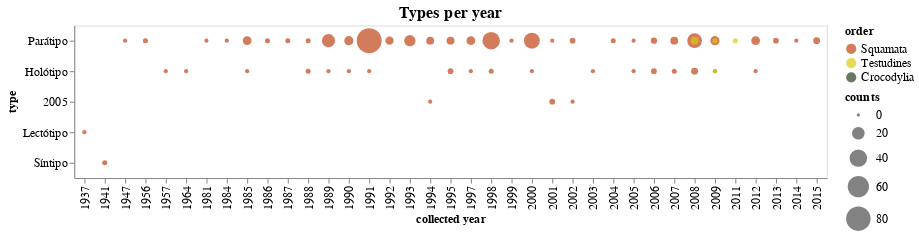

The cell this chart's notebook holds for it:
### Markdown cell above
### Gráf. de Tipos

### Code cell
tipo = alt.Chart(temp, height=150, title='Types per year').mark_circle().encode(
    x = alt.X('ano_coleta:O', title='collected year'),
    y = alt.Y('type_status:N', title= 'type',
              sort=alt.EncodingSortField('tipo', op='count', order='descending')),
    color= alt.Color('ordem', scale=alt.Scale(domain=ordens, range=cores), title='order'), 
    size= alt.Size('counts', scale=alt.Scale(range=[10,600])),
    order= alt.Order('counts', sort='descending'),  # smaller points in front
    tooltip= [alt.Tooltip('type_status', title='type'),
              alt.Tooltip('ano_coleta', title='collected year'),
              alt.Tooltip('counts', title='counts')]
)

tipo = tipo.configure_title(fontSize=16).configure_axis(
    labelFontSize=12,
    titleFontSize=12
).configure_legend(
    labelFontSize=12,
    titleFontSize=12
)

# tipo.save('./graphs/tipo/tipos_por_ano.html')
tipo

### Figure 1 — Vega-Lite specification as saved in the notebook (floating-point values rounded to 4 significant figures)
{"config": {"view": {"continuousWidth": 400, "continuousHeight": 300}, "axis": {"labelFontSize": 12, "titleFontSize": 12}, "legend": {"labelFontSize": 12, "titleFontSize": 12}, "title": {"fontSize": 16}}, "data": {"name": "data-030a59541dce56b1fc3c12ab108dc5e5"}, "mark": "circle", "encoding": {"color": {"type": "nominal", "field": "ordem", "scale": {"domain": ["Squamata", "Testudines", "Crocodylia"], "range": ["#BF4417", "#D9CB0B", "#284021"]}, "title": "order"}, "order": {"type": "quantitative", "field": "counts", "sort": "descending"}, "size": {"type": "quantitative", "field": "counts", "scale": {"range": [10, 600]}}, "tooltip": [{"type": "nominal", "field": "type_status", "title": "type"}, {"type": "quantitative", "field": "ano_coleta", "title": "collected year"}, {"type": "quantitative", "field": "counts", "title": "counts"}], "x": {"type": "ordinal", "field": "ano_coleta", "title": "collected year"}, "y": {"type": "nominal", "field": "type_status", "sort": {"field": "tipo", "op": "count", "order": "descending"}, "title": "type"}}, "height": 150, "title": "Types per year", "$schema": "https://vega.github.io/schema/vega-lite/v4.8.1.json", "datasets": {"data-030a59541dce56b1fc3c12ab108dc5e5": [{"type_status": "2005", "ano_coleta": 1994.0, "ordem": "Squamata", "counts": 1}, {"type_status": "2005", "ano_coleta": 2001.0, "ordem": "Squamata", "counts": 3}, {"type_status": "2005", "ano_coleta": 2002.0, "ordem": "Squamata", "counts": 1}, {"type_status": "Holótipo", "ano_coleta": 1957.0, "ordem": "Squamata", "counts": 1}, {"type_status": "Holótipo", "ano_coleta": 1964.0, "ordem": "Squamata", "counts": 1}, {"type_status": "Holótipo", "ano_coleta": 1985.0, "ordem": "Squamata", "counts": 1}, {"type_status": "Holótipo", "ano_coleta": 1988.0, "ordem": "Squamata", "counts": 2}, {"type_status": "Holótipo", "ano_coleta": 1989.0, "ordem": "Squamata", "counts": 1}, {"type_status": "Holótipo", "ano_coleta": 1990.0, "ordem": "Squamata", "counts": 1}, {"type_status": "Holótipo", "ano_coleta": 1991.0, "ordem": "Squamata", "counts": 1}, {"type_status": "Holótipo", "ano_coleta": 1995.0, "ordem": "Squamata", "counts": 3}, {"type_status": "Holótipo", "ano_coleta": 1997.0, "ordem": "Squamata", "counts": 1}, {"type_status": "Holótipo", "ano_coleta": 1998.0, "ordem": "Squamata", "counts": 2}, {"type_status": "Holótipo", "ano_coleta": 2000.0, "ordem": "Squamata", "counts": 1}, {"type_status": "Holótipo", "ano_coleta": 2003.0, "ordem": "Squamata", "counts": 1}, {"type_status": "Holótipo", "ano_coleta": 2005.0, "ordem": "Squamata", "counts": 1}, {"type_status": "Holótipo", "ano_coleta": 2006.0, "ordem": "Squamata", "counts": 3}, {"type_status": "Holótipo", "ano_coleta": 2007.0, "ordem": "Squamata", "counts": 2}, {"type_status": "Holótipo", "ano_coleta": 2008.0, "ordem": "Squamata", "counts": 5}, {"type_status": "Holótipo", "ano_coleta": 2009.0, "ordem": "Squamata", "counts": 1}, {"type_status": "Holótipo", "ano_coleta": 2009.0, "ordem": "Testudines", "counts": 1}, {"type_status": "Holótipo", "ano_coleta": 2012.0, "ordem": "Squamata", "counts": 1}, {"type_status": "Lectótipo", "ano_coleta": 1937.0, "ordem": "Squamata", "counts": 1}, {"type_status": "Parátipo", "ano_coleta": 1947.0, "ordem": "Squamata", "counts": 1}, {"type_status": "Parátipo", "ano_coleta": 1956.0, "ordem": "Squamata", "counts": 2}, {"type_status": "Parátipo", "ano_coleta": 1981.0, "ordem": "Squamata", "counts": 1}, {"type_status": "Parátipo", "ano_coleta": 1984.0, "ordem": "Squamata", "counts": 1}, {"type_status": "Parátipo", "ano_coleta": 1985.0, "ordem": "Squamata", "counts": 9}, {"type_status": "Parátipo", "ano_coleta": 1986.0, "ordem": "Squamata", "counts": 2}, {"type_status": "Parátipo", "ano_coleta": 1987.0, "ordem": "Squamata", "counts": 2}, {"type_status": "Parátipo", "ano_coleta": 1988.0, "ordem": "Squamata", "counts": 2}, {"type_status": "Parátipo", "ano_coleta": 1989.0, "ordem": "Squamata", "counts": 22}, {"type_status": "Parátipo", "ano_coleta": 1990.0, "ordem": "Squamata", "counts": 10}, {"type_status": "Parátipo", "ano_coleta": 1991.0, "ordem": "Squamata", "counts": 83}, {"type_status": "Parátipo", "ano_coleta": 1992.0, "ordem": "Squamata", "counts": 8}, {"type_status": "Parátipo", "ano_coleta": 1993.0, "ordem": "Squamata", "counts": 16}, {"type_status": "Parátipo", "ano_coleta": 1994.0, "ordem": "Squamata", "counts": 7}, {"type_status": "Parátipo", "ano_coleta": 1995.0, "ordem": "Squamata", "counts": 7}, {"type_status": "Parátipo", "ano_coleta": 1997.0, "ordem": "Squamata", "counts": 9}, {"type_status": "Parátipo", "ano_coleta": 1998.0, "ordem": "Squamata", "counts": 40}, {"type_status": "Parátipo", "ano_coleta": 1999.0, "ordem": "Squamata", "counts": 1}, {"type_status": "Parátipo", "ano_coleta": 2000.0, "ordem": "Squamata", "counts": 33}, {"type_status": "Parátipo", "ano_coleta": 2001.0, "ordem": "Squamata", "counts": 1}, {"type_status": "Parátipo", "ano_coleta": 2002.0, "ordem": "Squamata", "counts": 3}, {"type_status": "Parátipo", "ano_coleta": 2004.0, "ordem": "Squamata", "counts": 2}, {"type_status": "Parátipo", "ano_coleta": 2005.0, "ordem": "Squamata", "counts": 1}, {"type_status": "Parátipo", "ano_coleta": 2006.0, "ordem": "Squamata", "counts": 4}, {"type_status": "Parátipo", "ano_coleta": 2007.0, "ordem": "Squamata", "counts": 7}, {"type_status": "Parátipo", "ano_coleta": 2008.0, "ordem": "Squamata", "counts": 28}, {"type_status": "Parátipo", "ano_coleta": 2008.0, "ordem": "Testudines", "counts": 7}, {"type_status": "Parátipo", "ano_coleta": 2009.0, "ordem": "Squamata", "counts": 10}, {"type_status": "Parátipo", "ano_coleta": 2009.0, "ordem": "Testudines", "counts": 2}, {"type_status": "Parátipo", "ano_coleta": 2011.0, "ordem": "Testudines", "counts": 2}, {"type_status": "Parátipo", "ano_coleta": 2012.0, "ordem": "Squamata", "counts": 9}, {"type_status": "Parátipo", "ano_coleta": 2013.0, "ordem": "Squamata", "counts": 3}, {"type_status": "Parátipo", "ano_coleta": 2014.0, "ordem": "Squamata", "counts": 1}, {"type_status": "Parátipo", "ano_coleta": 2015.0, "ordem": "Squamata", "counts": 5}, {"type_status": "Síntipo", "ano_coleta": 1941.0, "ordem": "Squamata", "counts": 2}]}}
